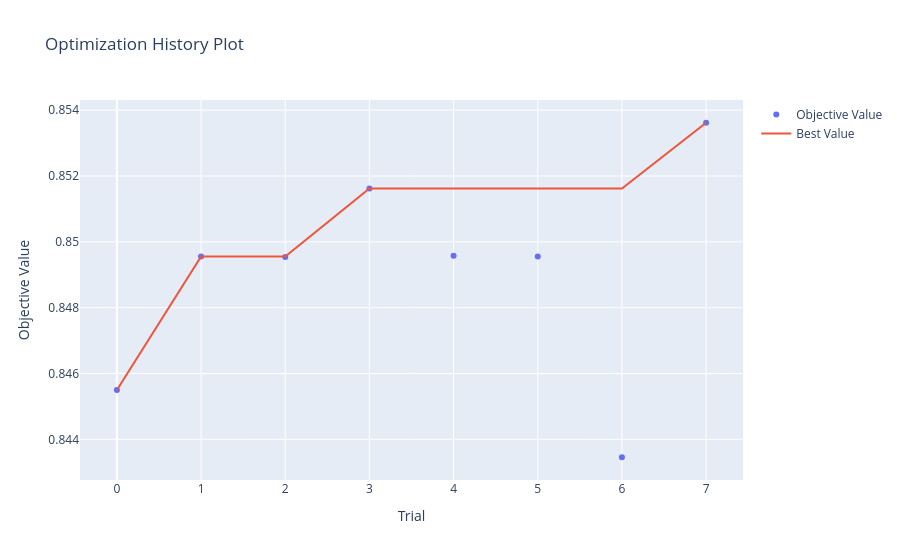

Notebook source saved alongside this figure:
### Markdown cell above
#### XGBClassifier Optimization History

### Code cell
plot_optimization_history(studies['Xgb'])

### Figure 1 — Plotly figure (JSON) as saved in the notebook; plotly's stock layout.template omitted (floating-point values rounded to 4 significant figures)
{"data": [{"mode": "markers", "name": "Objective Value", "type": "scatter", "x": [0, 1, 2, 3, 4, 5, 6, 7], "y": [0.8455, 0.8496, 0.8495, 0.8516, 0.8496, 0.8496, 0.8435, 0.8536]}, {"mode": "lines", "name": "Best Value", "type": "scatter", "x": [0, 1, 2, 3, 4, 5, 6, 7], "y": [0.8455, 0.8496, 0.8496, 0.8516, 0.8516, 0.8516, 0.8516, 0.8536]}, {"marker": {"color": "#cccccc"}, "mode": "markers", "name": "Infeasible Trial", "showlegend": false, "type": "scatter", "x": [], "y": []}], "layout": {"title": {"text": "Optimization History Plot"}, "xaxis": {"title": {"text": "Trial"}}, "yaxis": {"title": {"text": "Objective Value"}}}}
